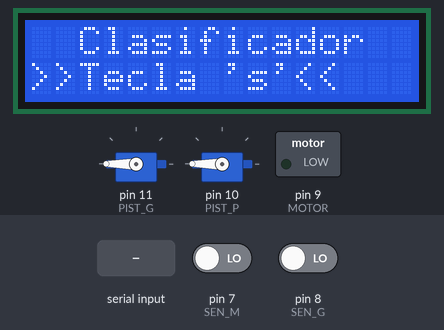
The sketch below on a simulated Arduino Uno, built with avr-gcc and run on an emulated ATmega328P. On the bench: 2 × servo, 16×2 character LCD, switched loads named in the sketch (green lamp = pin HIGH). Inputs (shaded band) come from the test bench; at power-on: pin 8 (SEN_G) LOW, pin 7 (SEN_M) LOW. What the sketch prints to the serial monitor is not drawn.

Above: at 2.2 s.
2.3 s: "s" received over Serial
At 4.1 s:
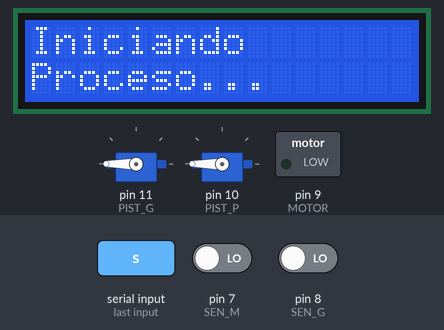
At 6.6 s:
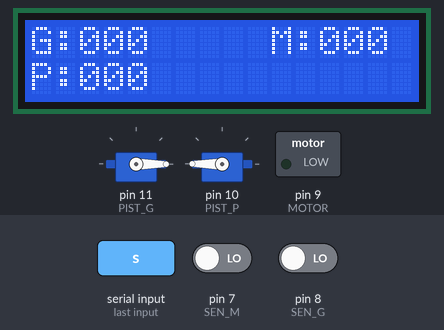
8.3 s: pin 8 (SEN_G) driven HIGH
At 10.2 s:
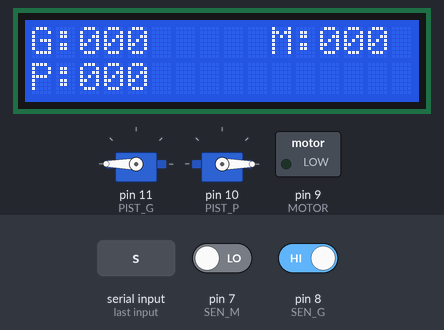
Timing chart, 0 to 15.0 s (numbered marks = the images above; inputs shaded):
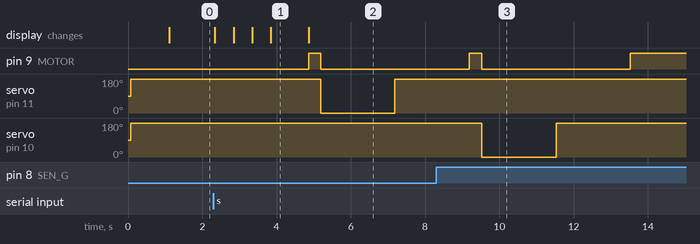

Measured:
- after the input at 2.3 s, pin 9 (MOTOR): LOW → HIGH after 2.6 s, → LOW 0.32 s later; servo on pin 11 (PIST_G): 180° → 0° after 2.9 s, → 180° 2.0 s later; the display: first changes at once (image 1 shows a later state)
- after the input at 8.3 s, servo on pin 10 (PIST_P): 180° → 0° after 1.2 s, → 180° 2.0 s later
- what the display in image 1 shows lasts 1.1 s, from 3.8 s to 4.9 s

The sketch:

FAJA_transportadora.ino
```cpp
#include <Servo.h>
#include <LiquidCrystal_I2C.h>

LiquidCrystal_I2C lcd(0x27,16,2);
Servo SERVO_1;
Servo SERVO_2;

#define PIST_G  11
#define PIST_P  10
#define MOTOR   9
#define SEN_G   8
#define SEN_M   7
#define SEN_P   6
#define START   3
#define STOP    4
#define RESET   5

bool cond_inicio = 0;
int tiempo_espera = 300;
int cant_g = 0;
int cant_m = 0;
int cant_p = 0;
char dato_lcd1[20];
char dato_lcd2[20];
char dato_lcd3[20];

// Botones fisicos ANULADOS: arranca por tecla 's' (o 'S') desde el Monitor Serie.
void inicio_s(){
  if (Serial.available()) {
    char c = Serial.read();
    if (c == 's' || c == 'S') {
      cond_inicio = 1;
      lcd.clear();
      lcd.setCursor(0,0);
      lcd.print("Iniciando");
      lcd.setCursor(0,1);
      lcd.print("Proceso"); delay(500); lcd.print("."); delay(500); lcd.print("."); delay(500); lcd.print(".");
      delay(1000);
      lcd.clear();
    }
  }
}

void datos_faja(){
  sprintf(dato_lcd1, "G:%03d ", cant_g); lcd.setCursor(0,0); lcd.print(dato_lcd1);
  sprintf(dato_lcd2, "M:%03d ", cant_m); lcd.setCursor(10,0); lcd.print(dato_lcd2);
  sprintf(dato_lcd3, "P:%03d ", cant_p); lcd.setCursor(0,1); lcd.print(dato_lcd3);
}

void setup() {
  Serial.begin(9600);
  SERVO_1.attach(PIST_G);
  SERVO_2.attach(PIST_P);
  pinMode(MOTOR, OUTPUT);
  pinMode(SEN_G, INPUT);
  pinMode(SEN_M, INPUT);
  pinMode(SEN_P, INPUT);
  // START/STOP/RESET fisicos anulados: ahora se manejan por Monitor Serie
  // (9600), no hace falta pinMode en esos pines.
  lcd.init();
  lcd.backlight();
  lcd.setCursor(0,0);
  lcd.print("  Clasificador");
  digitalWrite(MOTOR, LOW);
  SERVO_1.write(180);
  SERVO_2.write(180);
  delay(1000);
  lcd.clear();
  Serial.println(F("Teclas: s=start x=stop r=reset"));
}

void loop() {
  lcd.setCursor(0,0);
  lcd.print("  Clasificador");
  lcd.setCursor(0,1);
  lcd.print(">>Tecla 's'<<");
  inicio_s();
  while(cond_inicio == 1){
    datos_faja();
    digitalWrite(MOTOR, HIGH);
    if(digitalRead(SEN_G) == LOW){
      delay(20);
      if(digitalRead(SEN_G) == LOW){
        cant_g++;
        delay(tiempo_espera);
        digitalWrite(MOTOR, LOW);
        SERVO_1.write(0);
        delay(2000);
        SERVO_1.write(180);
        delay(2000);
        digitalWrite(MOTOR, HIGH);
      }
      do{
        while(digitalRead(SEN_G) == LOW);
        delay(20);
      }
      while(digitalRead(SEN_G) == LOW);
    }

    if(digitalRead(SEN_M) == LOW){
      delay(20);
      if(digitalRead(SEN_M) == LOW){
        cant_m++;
        delay(tiempo_espera);
        digitalWrite(MOTOR, LOW);
        SERVO_2.write(0);
        delay(2000);
        SERVO_2.write(180);
        delay(2000);
        digitalWrite(MOTOR, HIGH);
      }
      do{
        while(digitalRead(SEN_M) == LOW);
        delay(20);
      }
      while(digitalRead(SEN_M) == LOW);
    }

    if(digitalRead(SEN_P) == LOW){
      delay(20);
      if(digitalRead(SEN_P) == LOW){
        cant_p++;
      }
      do{
        while(digitalRead(SEN_P) == LOW);
        delay(20);
      }
      while(digitalRead(SEN_P) == LOW);
    }

    // STOP/RESET fisicos anulados: tecla 'x' = stop, 'r' = reset.
    if (Serial.available()) {
      char c = Serial.read();
      if (c == 'x' || c == 'X') {
        digitalWrite(MOTOR, LOW);
        cond_inicio = 0;
        lcd.clear();
        lcd.setCursor(0,0);
        lcd.print("Stop Process");
        delay(1200);
        lcd.clear();
      } else if (c == 'r' || c == 'R') {
        digitalWrite(MOTOR, LOW);
        cant_g = 0;
        cant_m = 0;
        cant_p = 0;
      }
    }
  }
}
```
